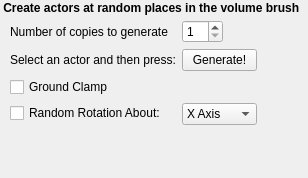
<?xml version="1.0" encoding="UTF-8"?>
<ui version="4.0">
 <class>RandomActorGenerator</class>
 <widget class="QDockWidget" name="RandomActorGenerator">
  <property name="geometry">
   <rect>
    <x>0</x>
    <y>0</y>
    <width>308</width>
    <height>178</height>
   </rect>
  </property>
  <property name="minimumSize">
   <size>
    <width>100</width>
    <height>150</height>
   </size>
  </property>
  <property name="windowTitle">
   <string>Random Actor Generator</string>
  </property>
  <widget class="QWidget" name="dockWidgetContents">
   <widget class="QLabel" name="label_3">
    <property name="geometry">
     <rect>
      <x>0</x>
      <y>0</y>
      <width>300</width>
      <height>16</height>
     </rect>
    </property>
    <property name="font">
     <font>
      <weight>75</weight>
      <bold>true</bold>
     </font>
    </property>
    <property name="text">
     <string> Create actors at random places in the volume brush</string>
    </property>
   </widget>
   <widget class="QWidget" name="formLayoutWidget">
    <property name="geometry">
     <rect>
      <x>10</x>
      <y>20</y>
      <width>281</width>
      <height>121</height>
     </rect>
    </property>
    <layout class="QFormLayout" name="formLayout">
     <property name="fieldGrowthPolicy">
      <enum>QFormLayout::AllNonFixedFieldsGrow</enum>
     </property>
     <item row="0" column="0">
      <widget class="QLabel" name="label_2">
       <property name="text">
        <string>Number of copies to generate</string>
       </property>
      </widget>
     </item>
     <item row="0" column="1">
      <widget class="QSpinBox" name="mNumActorsToGenerate">
       <property name="sizePolicy">
        <sizepolicy hsizetype="Fixed" vsizetype="Fixed">
         <horstretch>0</horstretch>
         <verstretch>0</verstretch>
        </sizepolicy>
       </property>
       <property name="minimum">
        <number>1</number>
       </property>
      </widget>
     </item>
     <item row="1" column="1">
      <widget class="QPushButton" name="mGenerateBtn">
       <property name="maximumSize">
        <size>
         <width>75</width>
         <height>16777215</height>
        </size>
       </property>
       <property name="text">
        <string>Generate!</string>
       </property>
      </widget>
     </item>
     <item row="1" column="0">
      <widget class="QLabel" name="label">
       <property name="text">
        <string>Select an actor and then press:</string>
       </property>
      </widget>
     </item>
     <item row="2" column="0">
      <widget class="QCheckBox" name="mGroundClampCheckBox">
       <property name="text">
        <string>Ground Clamp</string>
       </property>
      </widget>
     </item>
     <item row="3" column="0">
      <widget class="QCheckBox" name="mRandomRotationCheckBox">
       <property name="text">
        <string>Random Rotation About:</string>
       </property>
      </widget>
     </item>
     <item row="3" column="1">
      <widget class="QComboBox" name="mRandomAxisComboBox">
       <property name="maximumSize">
        <size>
         <width>75</width>
         <height>16777215</height>
        </size>
       </property>
       <item>
        <property name="text">
         <string>X Axis</string>
        </property>
       </item>
       <item>
        <property name="text">
         <string>Y Axis</string>
        </property>
       </item>
       <item>
        <property name="text">
         <string>Z Axis</string>
        </property>
       </item>
      </widget>
     </item>
    </layout>
   </widget>
  </widget>
 </widget>
 <resources/>
 <connections/>
</ui>
